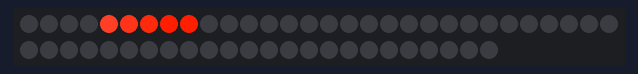
Recording of a program running on a simulated CircuitPython board. On the bench: 54 RGB LEDs in strip order, left to right, continuing on the next row. What the program prints to the serial console is not drawn.

Above: at 0.17 s.
At 6.14 s:
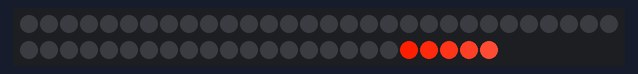
At 16.37 s:
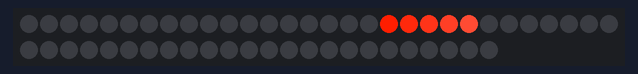
At 25.93 s:
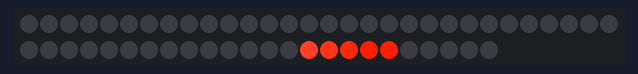
At 36.5 s:
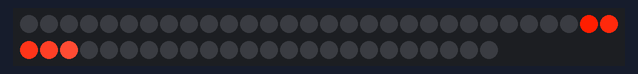

The program:

code.py
```python
import time
import board
import adafruit_dotstar as dotstar
import adafruit_fancyled.adafruit_fancyled as fancy

num_pixels = 54
strip = dotstar.DotStar( board.SCK, board.MOSI, num_pixels, brightness=1.0, auto_write=False )
print( "BouncingComet" )

# refer to for gradiant / color info
# https://learn.adafruit.com/fancyled-library-for-circuitpython/led-colors

class Comet( object ) :
    def __init__( self, strip ) :
        self.strip = strip
        self.reset()

    def reset( self ) :
        self.BLACK = (0,0,0)
        self.hue = 5
        self.sat = 1.0
        self.bri = 1.0
        self.satdelta = 0.05
        self.up = True
        self.indexLast = strip.n - 1
        self.length = 5
        self.current = 0
        self.delay = 0.0
        strip.fill( self.BLACK )
        strip.show()

    def animate( self ) :
        if self.up :
            self.draw_up()
        else :
            self.draw_down()
        time.sleep( self.delay )
        self.next()

    def draw_up( self ) :
        next = self.current
        end = next + self.length
        nextsat = self.sat - ( ( self.length - 1 ) * self.satdelta )

        if ( next >= 0 ) :
            strip[next] = self.BLACK

        while ( next < end ) :
            nextsat = nextsat + self.satdelta
            color = fancy.CHSV(self.hue,nextsat,self.bri)
            next = next + 1
            self.strip[next] = color.pack()

        self.strip.show()

    def draw_down( self ) :
        next = self.current
        end = next + self.length
        nextsat = self.sat

        while ( next < end ) :
            color = fancy.CHSV(self.hue,nextsat,self.bri)
            next = next + 1
            self.strip[next] = color.pack()
            nextsat = nextsat - self.satdelta

        next = next + 1
        if next <= self.indexLast :
            self.strip[next] = self.BLACK
        self.strip.show()

    def next( self ) :
        if self.up :
            self.delay = self.delay + ( self.current * 0.0001 ) # 0.002
            self.current = self.current + 1
        else :
            self.delay = self.delay - ( self.current * 0.0001 ) # 0.002
            self.current = self.current - 1

        if ( self.delay < 0 ) :
            self.delay = 0

        if ( self.up and ( self.current + self.length ) > self.indexLast ) :
            self.up = False
            self.current = self.indexLast - self.length
        elif ( not self.up and self.current == 0 ) :
            self.up = True

print( "strip {} pixels".format( strip.n ) )
comet = Comet( strip )

# Loop Forever
while True :
    comet.animate()
```
